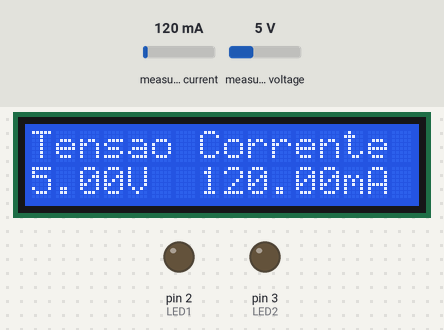
A sketch run on a simulated Arduino Uno, built with avr-gcc and run on an emulated ATmega328P. Parts: 16×2 character LCD, output pins drawn as LEDs (lit = HIGH). Inputs (shaded band) come from the test bench; at power-on: measured current 120 mA, measured voltage 5 V. What the sketch prints to the serial monitor is not drawn.

Above: at 1.2 s.
1.3 s: measured current set to 40 mA
At 2.7 s:
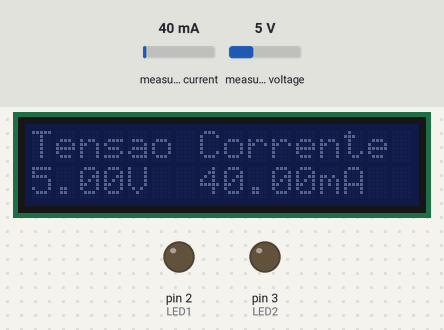
7.4 s: measured voltage set to 0.3 V
At 9.7 s:
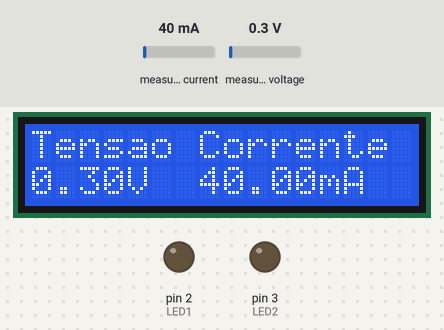
11.8 s: measured current set to 500 mA
At 13.9 s:
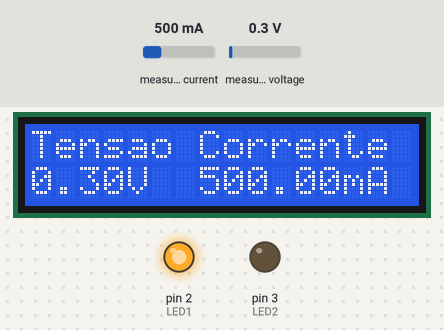
16.0 s: measured voltage set to 3.8 V
At 17.3 s:
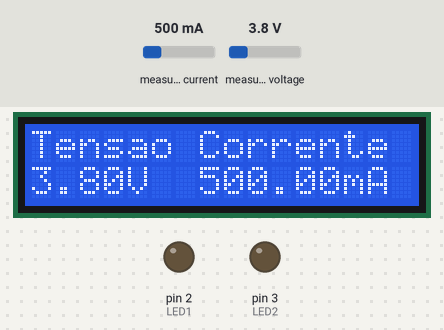
Timing chart, 0 to 21.1 s (numbered marks = the images above; inputs shaded):
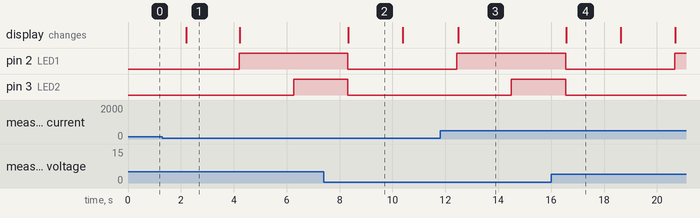

Measured:
- after the input at 1.3 s, the display: changes after 0.90 s (image 1)
- after the input at 7.4 s, the display: changes after 0.93 s (image 2)
- after the input at 11.8 s, the display: changes after 0.69 s (image 3)
- after the input at 16.0 s, the display: changes after 0.57 s (image 4)
- what the display in image 1 shows lasts 2.0 s, from 2.2 s to 4.2 s
- what the display in image 2 shows lasts 2.1 s, from 8.3 s to 10.4 s

The sketch:

Medidor_INA219-test_leds.ino
```cpp
/*
 * DC Current and Voltage Meter - LED test
 * - Use one INA219, an i2c current monitor from TI
 * with 12 bit ADC, capable to monitor Voltage and
 * Current
 * - In the test, the LEDs and the backlight are
 * switched to verify the current consumption
 *
 * -------------------------------------------------
 * Medidor corrente e tensão DC - LED test
 * - Utiliza um INA219, um monitor de corrente i2c
 * com um ADC de 12 bit, capaz de monitorar Tensão
 * e Corrente
 * - No teste, os led e o backlight são chaveados
 * para verificar a corrente consumida
 *
 * developed by: Haroldo Amaral
 * 2017/03/26 - v 1.0
 */

#include <Wire.h>
#include <LiquidCrystal_I2C.h>      // lcd i2c lib
#include <Adafruit_INA219.h>        // ina219 lib

// Define some constants used in code
const int LED1 =  2;        // the number of the LED pin
const int LED2 =  3;        // the number of the LED pin
const int ON = 1;           // on state
const int OFF = 0;          // off state
const int LCD_addr = 0x3F;  // LCD i2c address
const int LCD_chars = 16;   // number of characters
const int LCD_lines = 2;    // number of lines
const int INA_addr = 0x40;  // INA219 address


// set the LCD address to 0x3F for a 16 chars and 2 line display
// indica o endereço do LCD  - 0x3F, com 16 caracteres e 2 linhas
LiquidCrystal_I2C lcd(LCD_addr, LCD_chars, LCD_lines);

// set the INA219 to address 0x40
// indica o endereço do INA219 - 0x40
Adafruit_INA219 ina219(INA_addr);

// global variables
float shuntvoltage = 0;
float busvoltage = 0;
float current_mA = 0;
float loadvoltage = 0;

// Prototype of functions
void Read_INA219_Values(void);
void LCD_Update(void);
void Serial_Send(void);

void setup()
{
  // configure LED pins
  pinMode(LED1, OUTPUT);
  pinMode(LED2, OUTPUT);

  // configure the serial to 9600bps
  Serial.begin(9600);

  Serial.println("Hello!");
  Serial.println("Measuring voltage and current with INA219 ...");

  // initialize the INA219
  ina219.begin();

  // initialize the lcd
  lcd.init();
  lcd.clear();

  // Print a message to the LCD.
  lcd.backlight();

  // set the cursor and write some text
  lcd.setCursor(0,0);
  lcd.print("Tensao Corrente");
}

/*
 * MAIN LOOP
 * - change the led state, measure the values and update LCD
 */
void loop()
{
  // test 1 - backlight on, leds off
  // teste 1 - backlight aceso, leds apagados
  digitalWrite(LED1, OFF);
  digitalWrite(LED2, OFF);
  Read_INA219_Values();
  LCD_Update();
  Serial_Send();
  delay(2000);

  // test 2 - backlight off, leds off
  // teste 2 - backlight apagado, leds apagados
  lcd.noBacklight();
  Read_INA219_Values();
  LCD_Update();
  Serial_Send();
  delay(2000);

  // test 3 - backlight on, led 1 ON
  // teste 3 - backlight aceso, led 1 aceso
  lcd.backlight();
  digitalWrite(LED1, ON);
  Read_INA219_Values();
  LCD_Update();
  Serial_Send();
  delay(2000);

  // test 4 - backlight on, led 1 and 2 ON
  // teste 4 - backlight aceso, led 1 e 2 aceso
  digitalWrite(LED2, ON);
  Read_INA219_Values();
  LCD_Update();
  Serial_Send();
  delay(2000);
}

/*
 * Functions
 */

// Read the values from INA219
// lê os valores convertidos pelo INA219
void Read_INA219_Values(void)
{
  shuntvoltage = ina219.getShuntVoltage_mV();
  busvoltage = ina219.getBusVoltage_V();
  current_mA = ina219.getCurrent_mA();
  loadvoltage = busvoltage + (shuntvoltage / 1000);
}

// update the LCD with values
// atualiza o LCD com os valores
void LCD_Update(void)
{
  lcd.setCursor(0,1);
  lcd.print(busvoltage);  lcd.print("V   ");

  lcd.setCursor(7,1);
  lcd.print(current_mA); lcd.print("mA   ");
}

// Send data over the serial
// envia os valores pela serial
void Serial_Send(void)
{
  Serial.print("Bus Voltage:   "); Serial.print(busvoltage); Serial.println(" V");
  Serial.print("Shunt Voltage: "); Serial.print(shuntvoltage); Serial.println(" mV");
  Serial.print("Load Voltage:  "); Serial.print(loadvoltage); Serial.println(" V");
  Serial.print("Current:       "); Serial.print(current_mA); Serial.println(" mA");
  Serial.println("");
}
```
